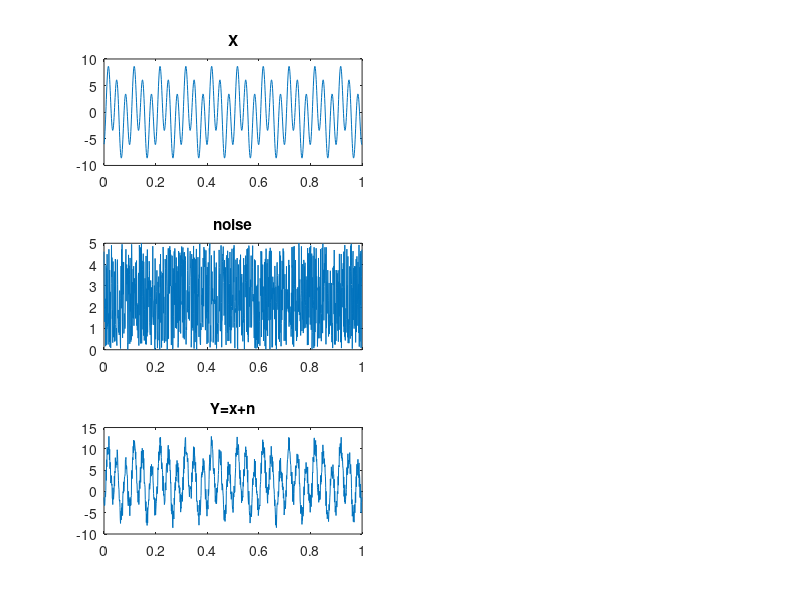

Write the MATLAB code that produced this figure. (Note: this script raises an error after producing the figure.)
Fs=1000;
Ts=1/Fs;
Length=1000;
t=(0:Length-1)*Ts;

f1=10;
f2=30;
x=3*sin(2*pi*f1*t)-6*cos(2*pi*f2*t);
n=5*rand(1,Length);
Fs =10000;

y=x+n;
subplot(3,2,1);
plot(t,x)
title("X");
subplot(3,2,3);
plot(t,n)
title("noise");
subplot(3,2,5);
plot(t,y)
title("Y=x+n");

%% ------------Stat  FFT x  calculation-----------------%
reult_x=myFFT(x)
subplot(3,2,2);
plot(reult_x);
title("FFT x");
%% ------------Stat  FFT n  calculation-------%
result_n=myFFT(n)
subplot(3,2,4);
plot(result_n);
title("FFT n");
%% ------------Stat  FFT y  calculation-------%
result_y=myFFT(y)
subplot(3,2,6);
plot(result_y);
title("FFT y");
%% ----------------MAF 3 filter model-------------------------%
LPF=(1/3)*(1+2*cos(10*t));
Lfft=length(LPF);
Lfft2=2^nextpow2(Lfft);
Lff= fft(LPF,Lfft2);


%% ------------ My function definition--------------------------%
function output=myFFT(input_signal)
 fft_Length=length(input_signal);
 fft_temp=2^nextpow2(fft_Length);
 output= fft(input_signal,fft_temp);
 output=abs(output);
end